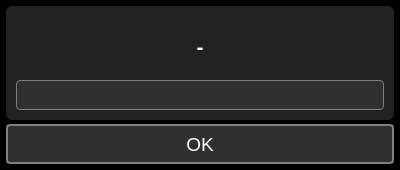
<?xml version="1.0" encoding="UTF-8"?>
<ui version="4.0">
 <class>StringDialog</class>
 <widget class="QDialog" name="StringDialog">
  <property name="geometry">
   <rect>
    <x>0</x>
    <y>0</y>
    <width>400</width>
    <height>170</height>
   </rect>
  </property>
  <property name="minimumSize">
   <size>
    <width>400</width>
    <height>170</height>
   </size>
  </property>
  <property name="maximumSize">
   <size>
    <width>400</width>
    <height>170</height>
   </size>
  </property>
  <property name="windowTitle">
   <string>Enter</string>
  </property>
  <property name="windowIcon">
   <iconset resource="../../resources.qrc">
    <normaloff>:/PNG/IMG/edit.png</normaloff>:/PNG/IMG/edit.png</iconset>
  </property>
  <property name="styleSheet">
   <string notr="true">QMainWindow{
background-color: #000000;
}

QWidget{
background-color: #000000;
}

QGroupBox{
background-color: #212121;
border: none;
padding: 4px;
border-radius: 6px;
color: white;
}

QPushButton{
background-color: #303030;
border: 2px solid gray;
border-radius: 4px;
color: white;
}
QPushButton:hover{
border-color: white;
}

QLineEdit{
background-color: #303030;
border: 1px solid gray;
border-radius: 4px;
color: white;
}
QLineEdit:focus{
border-color: white;
}

QTextEdit{
background-color: #303030;
border: 1px solid gray;
border-radius: 4px;
color: white;
}
QTextEdit:focus{
border-color: white;
}

QLabel{
color: white;
background: transparent;
}

QListWidget{
background: transparent;
border: 1px solid gray;
border-radius: 6px;
padding: 6px;
}
QListWidget::item{
background-color: rgba(255,255,255,50);
border: none;
color: white;
border-radius: 6px;
padding: 6px;
margin-top: 6px;
}
QListWidget::item:hover{
background-color: rgba(255,255,255,100);
}

QCheckBox{
background: transparent;
color: white;
}
QCheckBox::indicator{
width:24px;
height: 24px;
border: 1px solid gray;
border-radius: 4px;
}
QCheckBox::indicator:hecked{
image: url(:/PNG/IMG/done.png);
}
QCheckBox::indicator:unchecked{
image: none;
}

QTabWidget::pane{
background: transparent;
border: none;
padding: 4px;
border-radius: 6px;
}
QTabBar::tab{
background-color: #303030;
border: 2px solid gray;
border-radius: 4px;
color: white;
padding-left: 6px;
padding-right: 6px;
padding-top: 3px;
padding-bottom: 3px;
margin-left: 2px;
}
QTabBar::tab:hover{
border-color: white;
}
QTabBar::tab:selected{
border-color: white;
}

QScrollBar:vertical {        
border: none;
width:14px;
background-color: #212121;
margin: 0px 0px 0px 0px;
padding-left: 6px;
}
QScrollBar::handle:vertical{
background: gray;
border-radius: 4px;
min-height: 20px;
}
QScrollBar::add-line:vertical {
background-color: #212121;
height: 0px;
subcontrol-position: bottom;
subcontrol-origin: margin;
}
QScrollBar::sub-line:vertical {
background-color: #212121;
height: 0 px;
subcontrol-position: top;
subcontrol-origin: margin;
}
QScrollBar::add-page:vertical{
background-color: #212121;
}
QScrollBar::sub-page:vertical{
background-color: #212121;
}

QScrollBar:horizontal {        
border: none;
height:14px;
background-color: #212121;
margin: 0px 0px 0px 0px;
padding-top: 6px;
}
QScrollBar::handle:horizontal{
background: gray;
border-radius: 4px;
min-width: 20px;
}
QScrollBar::add-line:horizontal {
background-color: #212121;
height: 0px;
subcontrol-position: bottom;
subcontrol-origin: margin;
}
QScrollBar::sub-line:horizontal {
background-color: #212121;
height: 0 px;
subcontrol-position: top;
subcontrol-origin: margin;
}
QScrollBar::add-page:horizontal{
background-color: #212121;
}
QScrollBar::sub-page:horizontal{
background-color: #212121;
}

QComboBox{
background-color: #303030;
border: 1px solid gray;
border-radius: 4px;
color: white;
}
QComboBox QAbstractItemView{
color: white;
background-color: black;
}

QTableView{
background-color: #212121;
border: 1px solid gray;
border-radius: 6px;
color: white;
}

QDoubleSpinBox{
background-color: #303030;
border: 1px solid gray;
border-radius: 4px;
color: white;
}</string>
  </property>
  <layout class="QGridLayout" name="gridLayout">
   <property name="leftMargin">
    <number>6</number>
   </property>
   <property name="topMargin">
    <number>6</number>
   </property>
   <property name="rightMargin">
    <number>6</number>
   </property>
   <property name="bottomMargin">
    <number>6</number>
   </property>
   <property name="spacing">
    <number>4</number>
   </property>
   <item row="0" column="0">
    <widget class="QGroupBox" name="groupBox">
     <property name="title">
      <string/>
     </property>
     <layout class="QGridLayout" name="gridLayout_2">
      <property name="leftMargin">
       <number>6</number>
      </property>
      <property name="topMargin">
       <number>6</number>
      </property>
      <property name="rightMargin">
       <number>6</number>
      </property>
      <property name="bottomMargin">
       <number>6</number>
      </property>
      <property name="spacing">
       <number>4</number>
      </property>
      <item row="1" column="0">
       <widget class="QLineEdit" name="lineEdit_input">
        <property name="minimumSize">
         <size>
          <width>0</width>
          <height>30</height>
         </size>
        </property>
        <property name="font">
         <font>
          <pointsize>14</pointsize>
         </font>
        </property>
        <property name="focusPolicy">
         <enum>Qt::ClickFocus</enum>
        </property>
       </widget>
      </item>
      <item row="0" column="0">
       <widget class="QLabel" name="label_info">
        <property name="font">
         <font>
          <pointsize>16</pointsize>
          <bold>true</bold>
         </font>
        </property>
        <property name="text">
         <string>-</string>
        </property>
        <property name="alignment">
         <set>Qt::AlignCenter</set>
        </property>
       </widget>
      </item>
     </layout>
    </widget>
   </item>
   <item row="1" column="0">
    <widget class="QPushButton" name="pushButton_ok">
     <property name="minimumSize">
      <size>
       <width>0</width>
       <height>40</height>
      </size>
     </property>
     <property name="font">
      <font>
       <pointsize>14</pointsize>
      </font>
     </property>
     <property name="focusPolicy">
      <enum>Qt::ClickFocus</enum>
     </property>
     <property name="text">
      <string>OK</string>
     </property>
     <property name="icon">
      <iconset resource="../../resources.qrc">
       <normaloff>:/PNG/IMG/done.png</normaloff>:/PNG/IMG/done.png</iconset>
     </property>
     <property name="iconSize">
      <size>
       <width>32</width>
       <height>32</height>
      </size>
     </property>
    </widget>
   </item>
  </layout>
 </widget>
 <resources>
  <include location="../../resources.qrc"/>
 </resources>
 <connections/>
</ui>
